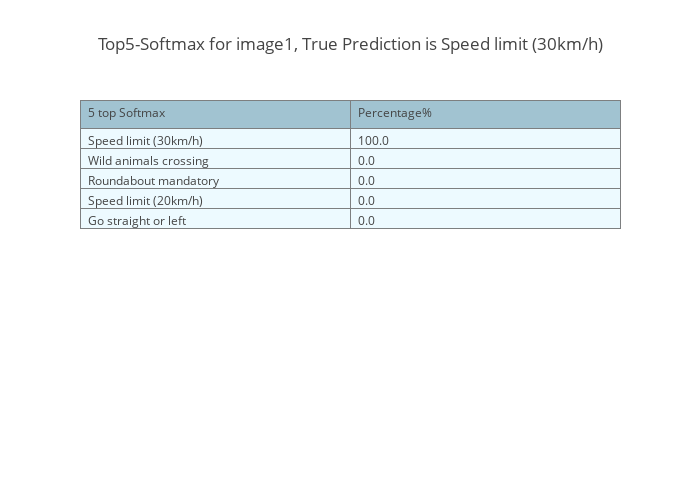
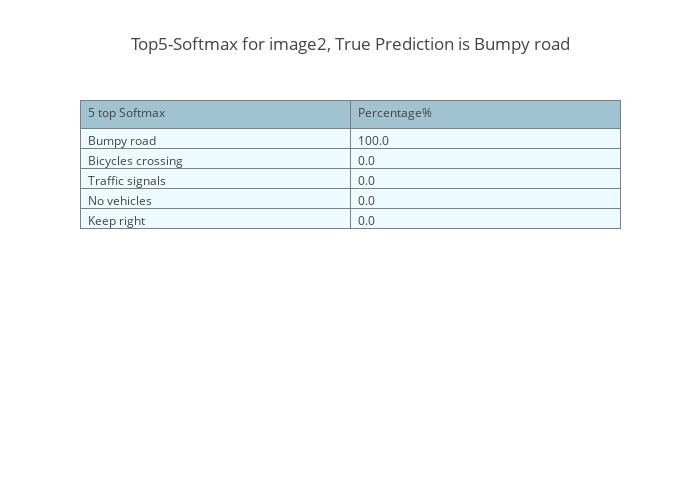
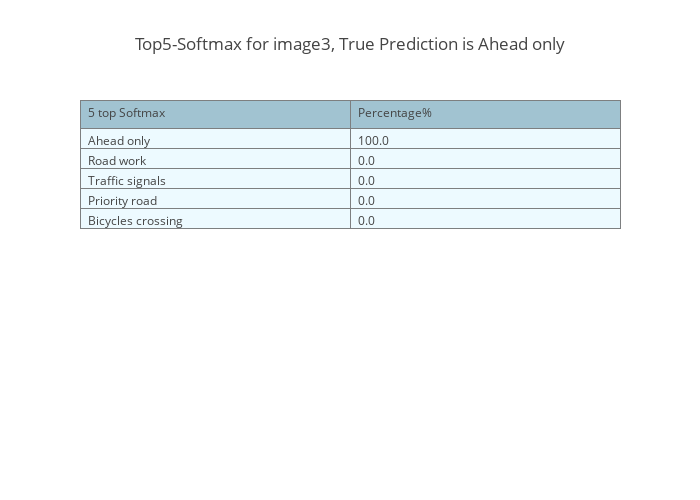
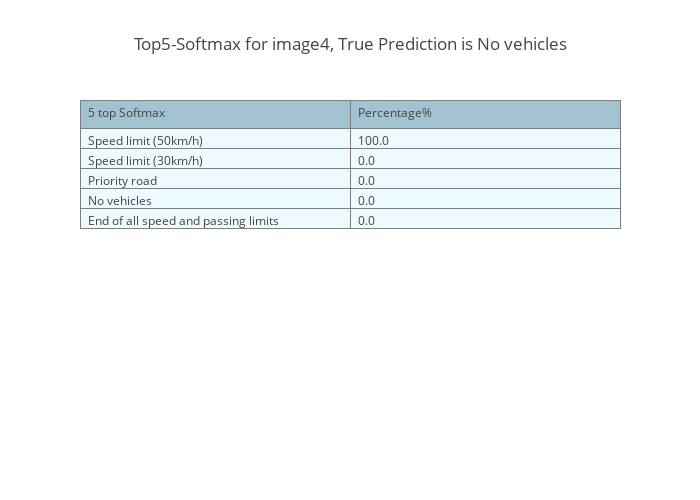

The code cell stored with these charts, in order, in its notebook:
### Code cell
for i in range(14):
    #image = sample_images[i]
    #plt.title(labels_names[i])
    #image = image.squeeze()
    #plt.imshow(image)
    trace = go.Table(
        header=dict(values=['5 top Softmax', 'Percentage%'],
                    line = dict(color='#7D7F80'),
                    fill = dict(color='#a1c3d1'),
                    align = ['left'] * 5),
        cells=dict(values=[[ signnames[Top5Classes[i][0]][1].decode('ascii'), signnames[Top5Classes[i][1]][1].decode('ascii'), signnames[Top5Classes[i][2]][1].decode('ascii'), signnames[Top5Classes[i][3]][1].decode('ascii'), signnames[Top5Classes[i][4]][1].decode('ascii')],
                           ['%.1f'%(Top5Percentage[i][0]*100),'%.1f'%(Top5Percentage[i][1]*100), '%.1f'%(Top5Percentage[i][2]*100), '%.1f'%(Top5Percentage[i][3]*100), '%.1f'%(Top5Percentage[i][4]*100) ]],
                   line = dict(color='#7D7F80'),
                   fill = dict(color='#EDFAFF'),
                   align = ['left'] * 5))
    layout = dict( title = 'Top5-Softmax for image{}, True Prediction is {}'.format(i+1,labels_names[i]), width=700, height=500)
    data = [trace]
    fig = dict(data=data, layout=layout)
    plotly.offline.iplot(fig, filename = 'styled_table')

### Figure 1 — Plotly figure (JSON) as saved in the notebook; plotly's stock layout.template omitted (floating-point values rounded to 4 significant figures)
{"data": [{"cells": {"align": ["left", "left", "left", "left", "left"], "fill": {"color": "#EDFAFF"}, "line": {"color": "#7D7F80"}, "values": [["Speed limit (30km/h)", "Wild animals crossing", "Roundabout mandatory", "Speed limit (20km/h)", "Go straight or left"], ["100.0", "0.0", "0.0", "0.0", "0.0"]]}, "header": {"align": ["left", "left", "left", "left", "left"], "fill": {"color": "#a1c3d1"}, "line": {"color": "#7D7F80"}, "values": ["5 top Softmax", "Percentage%"]}, "type": "table"}], "layout": {"height": 500, "title": "Top5-Softmax for image1, True Prediction is Speed limit (30km/h)", "width": 700}}

### Figure 2 — Plotly figure (JSON) as saved in the notebook; plotly's stock layout.template omitted (floating-point values rounded to 4 significant figures)
{"data": [{"cells": {"align": ["left", "left", "left", "left", "left"], "fill": {"color": "#EDFAFF"}, "line": {"color": "#7D7F80"}, "values": [["Bumpy road", "Bicycles crossing", "Traffic signals", "No vehicles", "Keep right"], ["100.0", "0.0", "0.0", "0.0", "0.0"]]}, "header": {"align": ["left", "left", "left", "left", "left"], "fill": {"color": "#a1c3d1"}, "line": {"color": "#7D7F80"}, "values": ["5 top Softmax", "Percentage%"]}, "type": "table"}], "layout": {"height": 500, "title": "Top5-Softmax for image2, True Prediction is Bumpy road", "width": 700}}

### Figure 3 — Plotly figure (JSON) as saved in the notebook; plotly's stock layout.template omitted (floating-point values rounded to 4 significant figures)
{"data": [{"cells": {"align": ["left", "left", "left", "left", "left"], "fill": {"color": "#EDFAFF"}, "line": {"color": "#7D7F80"}, "values": [["Ahead only", "Road work", "Traffic signals", "Priority road", "Bicycles crossing"], ["100.0", "0.0", "0.0", "0.0", "0.0"]]}, "header": {"align": ["left", "left", "left", "left", "left"], "fill": {"color": "#a1c3d1"}, "line": {"color": "#7D7F80"}, "values": ["5 top Softmax", "Percentage%"]}, "type": "table"}], "layout": {"height": 500, "title": "Top5-Softmax for image3, True Prediction is Ahead only", "width": 700}}

### Figure 4 — Plotly figure (JSON) as saved in the notebook; plotly's stock layout.template omitted (floating-point values rounded to 4 significant figures)
{"data": [{"cells": {"align": ["left", "left", "left", "left", "left"], "fill": {"color": "#EDFAFF"}, "line": {"color": "#7D7F80"}, "values": [["Speed limit (50km/h)", "Speed limit (30km/h)", "Priority road", "No vehicles", "End of all speed and passing limits"], ["100.0", "0.0", "0.0", "0.0", "0.0"]]}, "header": {"align": ["left", "left", "left", "left", "left"], "fill": {"color": "#a1c3d1"}, "line": {"color": "#7D7F80"}, "values": ["5 top Softmax", "Percentage%"]}, "type": "table"}], "layout": {"height": 500, "title": "Top5-Softmax for image4, True Prediction is No vehicles", "width": 700}}
